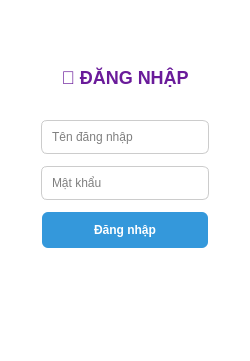
<?xml version="1.0" encoding="UTF-8"?>
<ui version="4.0">
<class>LoginForm</class>

<widget class="QWidget" name="LoginForm">

 <property name="windowTitle">
  <string>Đăng nhập</string>
 </property>

 <!-- SAME STYLE AS REGISTER -->
 <property name="styleSheet">
  <string>

QWidget#LoginForm {
    background-color: transparent;
}
/* CARD (SYNC) */
QFrame {
    background: white;
    border-radius: 12px;
    padding: 20px;
}

/* TITLE */
QLabel#title {
    font-size: 18px;
    font-weight: bold;
    color: #6A1B9A;
}

/* INPUT (SYNC REGISTER STYLE) */
QLineEdit {
    padding: 8px;
    border: 1px solid #ccc;
    border-radius: 6px;
}

/* INPUT FOCUS */
QLineEdit:focus {
    border: 1px solid #3498db;
}

/* BUTTON PRIMARY */
QPushButton#btnLogin {
    background-color: #3498db;
    color: white;
    border-radius: 6px;
    height: 36px;
    font-weight: bold;
}

QPushButton#btnLogin:hover {
    background-color: #2980b9;
}

  </string>
 </property>

 <layout class="QVBoxLayout">

  <property name="spacing">
   <number>12</number>
  </property>

  <!-- TOP SPACE -->
  <item>
   <spacer>
    <property name="orientation">
     <enum>Qt::Vertical</enum>
    </property>
   </spacer>
  </item>

  <!-- CENTER -->
  <item>
   <layout class="QHBoxLayout">

    <item>
     <spacer/>
    </item>

    <!-- CARD -->
    <item>
     <widget class="QFrame" name="frame">

      <property name="minimumWidth">
       <number>320</number>
      </property>

      <property name="maximumWidth">
       <number>350</number>
      </property>

      <layout class="QVBoxLayout">

       <property name="spacing">
        <number>12</number>
       </property>

       <!-- TITLE -->
       <item>
        <widget class="QLabel" name="title">
         <property name="text">
          <string>🔐 ĐĂNG NHẬP</string>
         </property>
         <property name="alignment">
          <set>Qt::AlignCenter</set>
         </property>
        </widget>
       </item>

       <!-- USER -->
       <item>
        <widget class="QLineEdit" name="txtUsername">
         <property name="placeholderText">
          <string>Tên đăng nhập</string>
         </property>
        </widget>
       </item>

       <!-- PASSWORD -->
       <item>
        <widget class="QLineEdit" name="txtPassword">
         <property name="echoMode">
          <enum>QLineEdit::Password</enum>
         </property>
         <property name="placeholderText">
          <string>Mật khẩu</string>
         </property>
        </widget>
       </item>

       <!-- LOGIN BUTTON CENTER -->
       <item>
        <layout class="QHBoxLayout">

         <item>
          <spacer/>
         </item>

         <item>
          <widget class="QPushButton" name="btnLogin">
           <property name="text">
            <string>Đăng nhập</string>
           </property>
          </widget>
         </item>

         <item>
          <spacer/>
         </item>

        </layout>
       </item>

       <!-- STATUS -->
       <item>
        <widget class="QLabel" name="lblStatus">
         <property name="alignment">
          <set>Qt::AlignCenter</set>
         </property>
        </widget>
       </item>

      </layout>
     </widget>
    </item>

    <item>
     <spacer/>
    </item>

   </layout>
  </item>

  <!-- BOTTOM -->
  <item>
   <spacer>
    <property name="orientation">
     <enum>Qt::Vertical</enum>
    </property>
   </spacer>
  </item>

 </layout>
</widget>

<resources/>
<connections/>

</ui>
